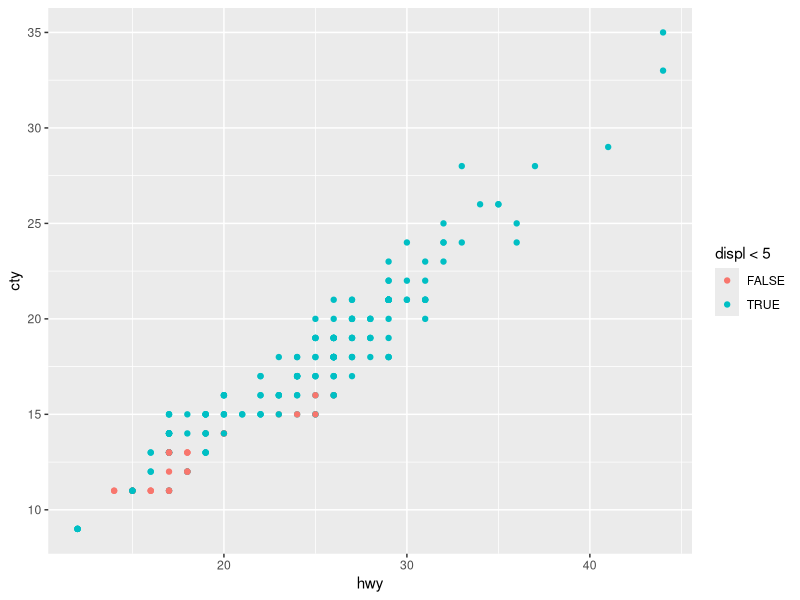
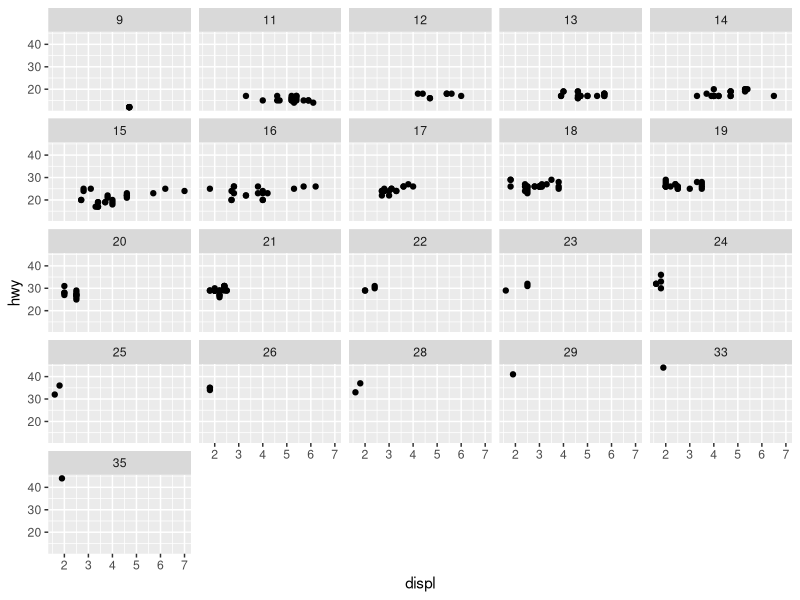
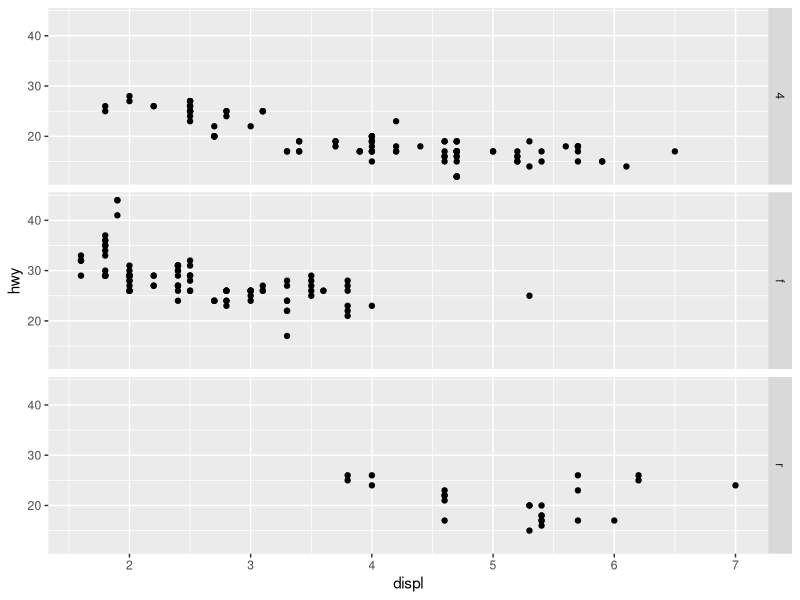
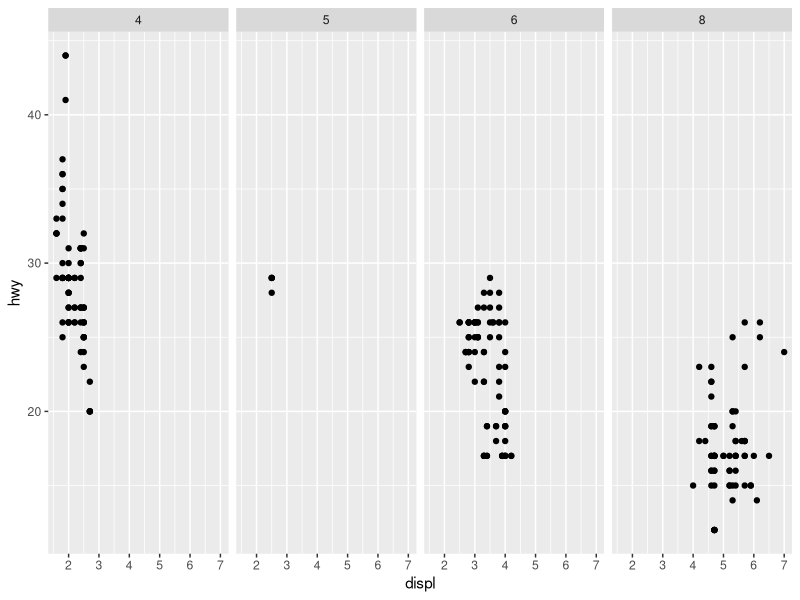
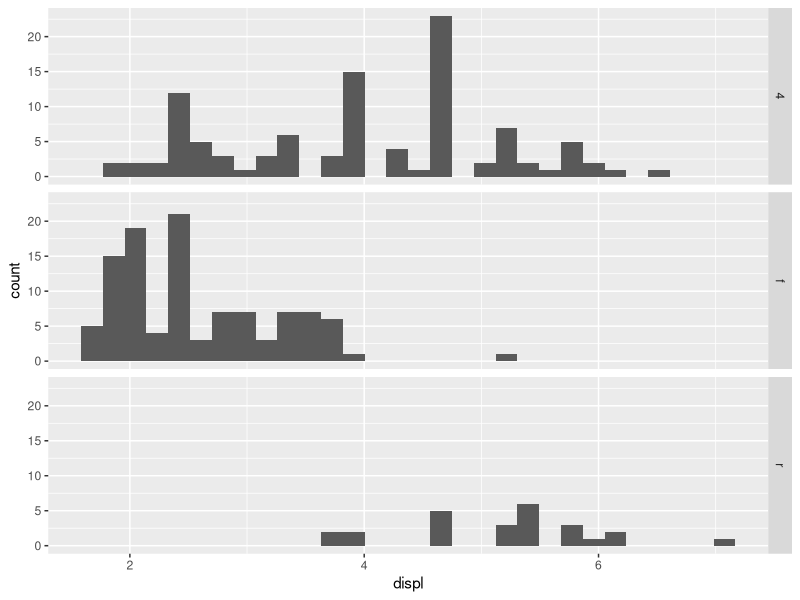
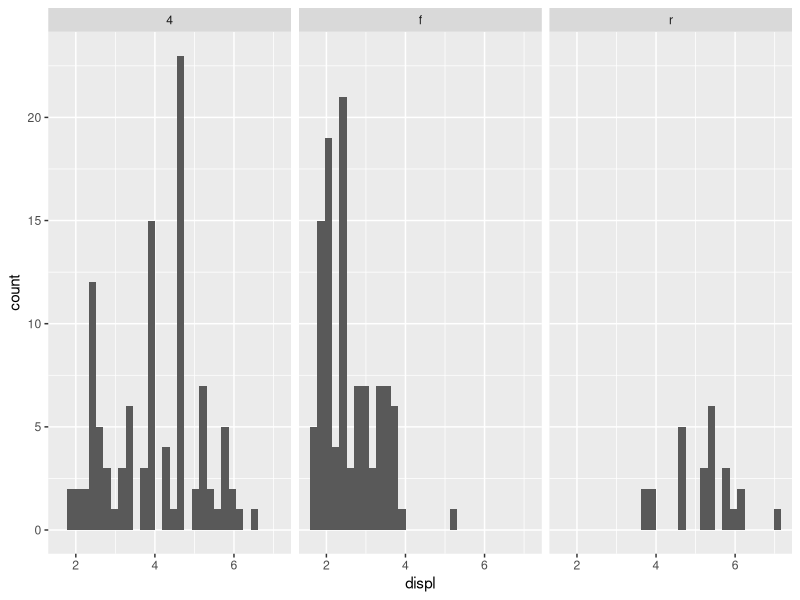
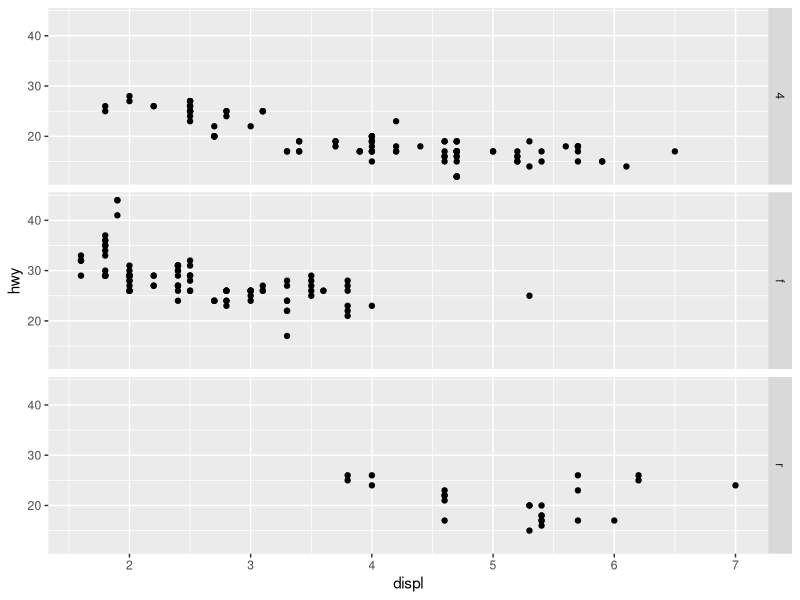
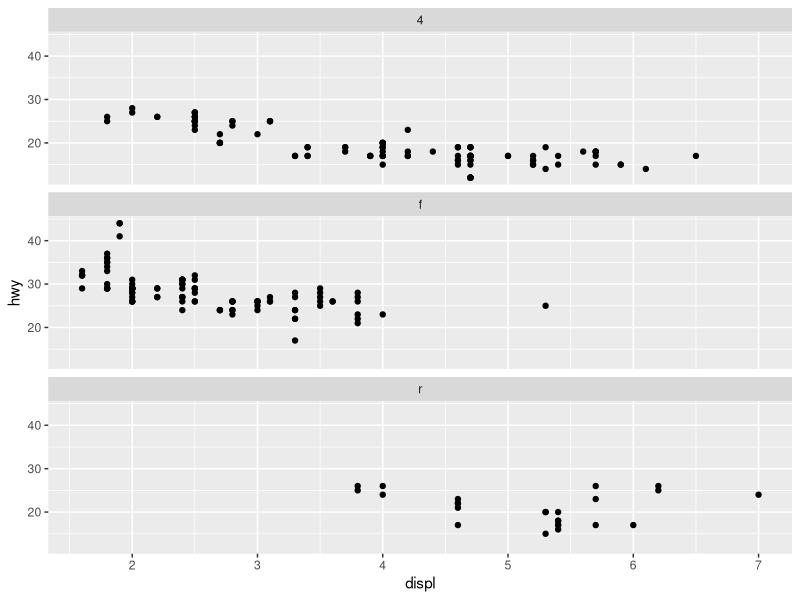

Source code (R) for these figures, in order:
## ---- chunk 1
library(ggplot2)
ggplot(mpg, aes(x=hwy, y=cty, color=displ<5))+
  geom_point()
## ---- chunk 2
ggplot(mpg, aes(x = displ, y = hwy)) + 
  geom_point() + 
  facet_wrap(~cty)
## ---- chunk 3
#| warning: false
#| layout-ncol: 2
#| fig-width: 5

ggplot(mpg) + 
  geom_point(aes(x = displ, y = hwy)) +
  facet_grid(drv ~ .) # Create a separate row for every unique value of drv
                      # but do not split them into multiple columns.

ggplot(mpg) + 
  geom_point(aes(x = displ, y = hwy)) +
  facet_grid(. ~ cyl) # Do not split the data across rows, 
                      # but create a separate column for every unique value of cyl
## ---- chunk 4
#| warning: false
#| layout-ncol: 2
#| fig-width: 5
# facet 1
ggplot(mpg, aes(x = displ)) +
  geom_histogram() +
  facet_grid(drv ~ .)


# facet 2
ggplot(mpg, aes(x = displ)) +
  geom_histogram() +
  facet_grid(. ~ drv)
## ---- chunk 5
#| warning: false
#| layout-ncol: 2
#| fig-width: 5

# the original plot
ggplot(mpg) + 
  geom_point(aes(x = displ, y = hwy)) +
  facet_grid(drv ~ .)

# recreating the plot with facet_wrap()
ggplot(mpg) + 
  geom_point(aes(x = displ, y = hwy)) +
  facet_wrap(~drv, nrow = 3)
## ---- chunk 6
library(tidyverse)

mpg |> 
  filter(cty==9) |> 
  select(manufacturer, model, cty, hwy)
## ---- chunk 7
#| warning: false
#| layout-ncol: 3
#| fig-width: 5

# left
ggplot(mpg, aes(x = cty, y = hwy)) + 
  geom_point()

# middle
ggplot(mpg |> filter(cty==9), aes(x = cty, y = hwy)) + 
  geom_point()

# right
ggplot(mpg, aes(x = cty, y = hwy)) + 
  geom_jitter()

## ---- chunk 8
ggplot(mpg, aes(x = cty, y = hwy)) +
  geom_count()
## ---- chunk 9
#| warning: false
#| layout-ncol: 2
#| fig-width: 5

# Demonstrating the "identity" position : left
ggplot(mpg, aes(x = class, y = hwy, color = drv)) +
  geom_boxplot(position = "identity")

# Demonstrating the default "dodge2" position : right
ggplot(mpg, aes(x = class, y = hwy, color = drv)) +
  geom_boxplot()
## ---- chunk 10
ggplot(mpg, aes(x = drv, fill = class)) + 
  geom_bar(position = "fill") +
  coord_polar()
## ---- chunk 11
#| warning: false
#| layout-ncol: 2
#| fig-width: 5

# left
ggplot(data = mpg, mapping = aes(x = cty, y = hwy)) +
  geom_point() + 
  geom_abline() +
  coord_fixed()

# right
ggplot(data = mpg, mapping = aes(x = cty, y = hwy)) +
  geom_point() + 
  geom_abline()
